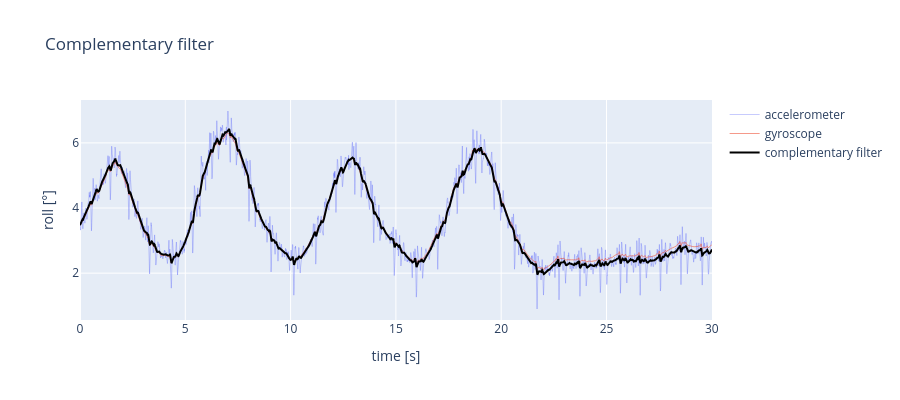

Notebook cell for this chart:
### Markdown cell above
### Complementary filter
Combines both: trust the gyro short-term, the accelerometer long-term. This is how phones compute orientation.

### Code cell
ALPHA = 0.98  # weight of the gyro (short-term), 1 - ALPHA for the accelerometer (long-term)

# Each step: take the previous angle + gyro change, then pull it slightly towards the accelerometer angle
roll_cf = np.zeros(len(t))
roll_cf[0] = roll_acc[0]
for k in range(1, len(t)):
    gyro_step = roll_cf[k - 1] + np.degrees(gyr[k, 0] * dt_s[k])
    roll_cf[k] = ALPHA * gyro_step + (1 - ALPHA) * roll_acc[k]

# Black line should be smooth (like the gyro) but not drift away (like the accelerometer)
fig = go.Figure()
fig.add_trace(go.Scatter(x=t, y=roll_acc, name="accelerometer", opacity=0.6))
fig.add_trace(go.Scatter(x=t, y=roll_gyr, name="gyroscope"))
fig.add_trace(go.Scatter(x=t, y=roll_cf, name="complementary filter", line=dict(color="black", width=2)))
fig.update_layout(height=400, hovermode="x unified", xaxis_title="time [s]", yaxis_title="roll [°]", title="Complementary filter")
fig.show()

### Figure 1 — Plotly figure (JSON) as saved in the notebook; plotly's stock layout.template omitted (floating-point values rounded to 4 significant figures; data arrays with more than 128 entries replaced by an {"elided": "..."} marker saying what was removed)
{"data": [{"name": "accelerometer", "opacity": 0.6, "type": "scatter", "x": {"elided": "3750 float values"}, "y": {"elided": "3750 float values"}}, {"name": "gyroscope", "type": "scatter", "x": {"elided": "3750 float values"}, "y": {"elided": "3750 float values"}}, {"line": {"color": "black", "width": 2}, "name": "complementary filter", "type": "scatter", "x": {"elided": "3750 float values"}, "y": {"elided": "3750 float values"}}], "layout": {"height": 400, "hovermode": "x unified", "title": {"text": "Complementary filter"}, "xaxis": {"title": {"text": "time [s]"}}, "yaxis": {"title": {"text": "roll [°]"}}}}
